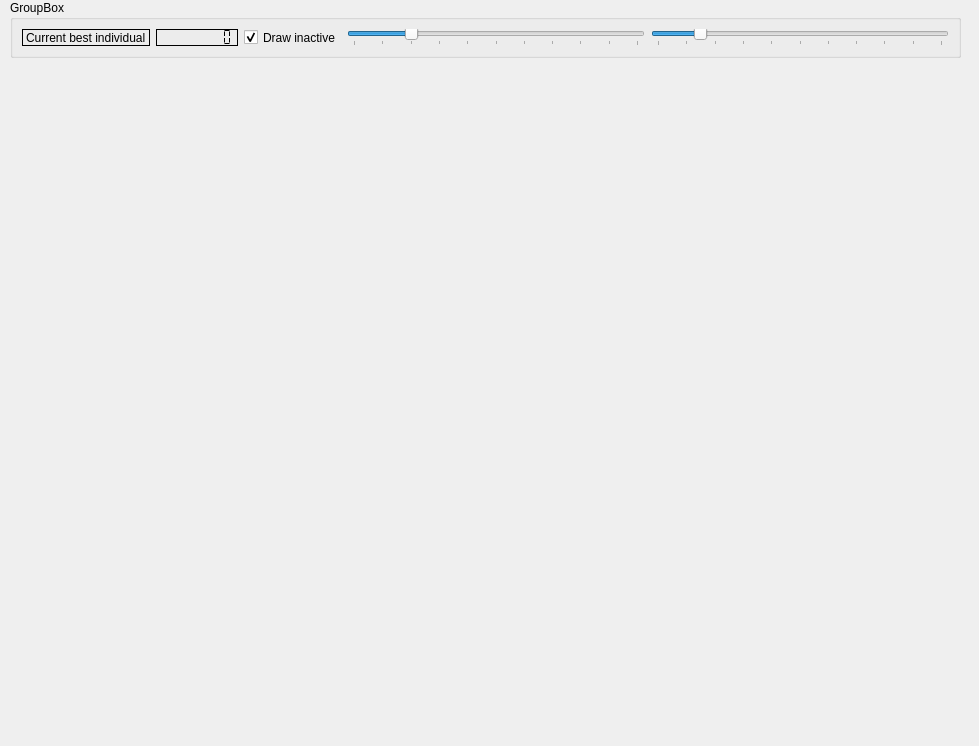
<ui version="4.0" >
 <class>gridViewer</class>
 <widget class="QWidget" name="gridViewer" >
  <property name="geometry" >
   <rect>
    <x>0</x>
    <y>0</y>
    <width>979</width>
    <height>746</height>
   </rect>
  </property>
  <property name="windowTitle" >
   <string>Form</string>
  </property>
  <widget class="QGroupBox" name="groupBox" >
   <property name="geometry" >
    <rect>
     <x>10</x>
     <y>0</y>
     <width>951</width>
     <height>58</height>
    </rect>
   </property>
   <property name="title" >
    <string>GroupBox</string>
   </property>
   <layout class="QGridLayout" >
    <item row="0" column="0" >
     <widget class="QLabel" name="label" >
      <property name="frameShape" >
       <enum>QFrame::Box</enum>
      </property>
      <property name="frameShadow" >
       <enum>QFrame::Plain</enum>
      </property>
      <property name="lineWidth" >
       <number>1</number>
      </property>
      <property name="midLineWidth" >
       <number>0</number>
      </property>
      <property name="text" >
       <string>Current best individual</string>
      </property>
     </widget>
    </item>
    <item row="0" column="1" >
     <widget class="QLCDNumber" name="Fitness" >
      <property name="frameShadow" >
       <enum>QFrame::Plain</enum>
      </property>
      <property name="smallDecimalPoint" >
       <bool>true</bool>
      </property>
      <property name="numDigits" >
       <number>8</number>
      </property>
      <property name="segmentStyle" >
       <enum>QLCDNumber::Flat</enum>
      </property>
      <property name="value" stdset="0" >
       <double>0.000000000000000</double>
      </property>
     </widget>
    </item>
    <item row="0" column="2" >
     <widget class="QCheckBox" name="drawInactive" >
      <property name="text" >
       <string>Draw inactive</string>
      </property>
      <property name="checked" >
       <bool>true</bool>
      </property>
     </widget>
    </item>
    <item row="0" column="4" >
     <widget class="QSlider" name="nodeSize" >
      <property name="minimum" >
       <number>0</number>
      </property>
      <property name="maximum" >
       <number>5000</number>
      </property>
      <property name="singleStep" >
       <number>100</number>
      </property>
      <property name="pageStep" >
       <number>1000</number>
      </property>
      <property name="value" >
       <number>1000</number>
      </property>
      <property name="sliderPosition" >
       <number>1000</number>
      </property>
      <property name="orientation" >
       <enum>Qt::Horizontal</enum>
      </property>
      <property name="invertedControls" >
       <bool>false</bool>
      </property>
      <property name="tickPosition" >
       <enum>QSlider::TicksBelow</enum>
      </property>
      <property name="tickInterval" >
       <number>500</number>
      </property>
     </widget>
    </item>
    <item row="0" column="5" >
     <widget class="QSlider" name="spacing" >
      <property name="minimum" >
       <number>0</number>
      </property>
      <property name="maximum" >
       <number>200</number>
      </property>
      <property name="singleStep" >
       <number>20</number>
      </property>
      <property name="pageStep" >
       <number>50</number>
      </property>
      <property name="value" >
       <number>30</number>
      </property>
      <property name="sliderPosition" >
       <number>30</number>
      </property>
      <property name="orientation" >
       <enum>Qt::Horizontal</enum>
      </property>
      <property name="invertedControls" >
       <bool>false</bool>
      </property>
      <property name="tickPosition" >
       <enum>QSlider::TicksBelow</enum>
      </property>
      <property name="tickInterval" >
       <number>20</number>
      </property>
     </widget>
    </item>
   </layout>
  </widget>
  <action name="actionTestAction" >
   <property name="text" >
    <string>TestAction</string>
   </property>
  </action>
 </widget>
 <resources/>
 <connections/>
</ui>
